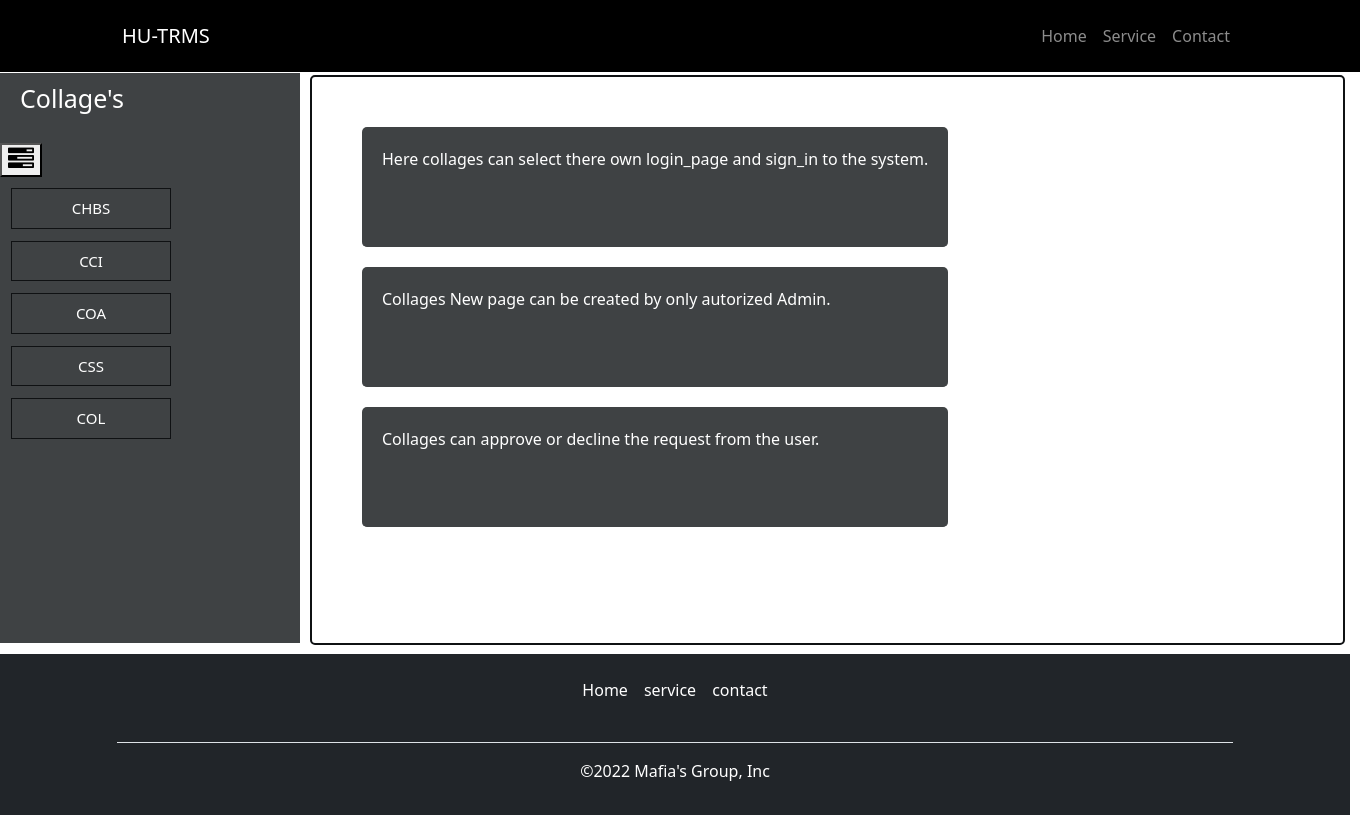
Screenshot of /HU_TRMS/collagelogin.php with the database file from the repository.
### tables this page shows
CREATE TABLE `cc` (
  `coid` int(100) NOT NULL,
  `cname` varchar(100) NOT NULL,
  `cpassword` varchar(100) NOT NULL,
  `cabb` varchar(100) NOT NULL
);

### HU_TRMS/collagelogin.php (the view, shortened to what this page needs)
<!DOCTYPE html>
<html>
<head>
	<link rel="stylesheet" href="https://cdnjs.cloudflare.com/ajax/libs/font-awesome/4.7.0/css/font-awesome.min.css">
	<link rel="stylesheet" href="../assets/css/bootstrap.min.css">
</head>
<body>
	<nav class="navbar navbar-expand-lg bg-black navbar-dark py-3 fixed-top">
    	<div class="container">
            <a href="#" class="navbar-brand"><span class="navbar-brand mb-0 h2 ">HU-TRMS</span></a>
            <div class="collapse navbar-collapse" id="navmenu">
                <ul class="navbar-nav ms-auto">
                    <li class="nav-item ">
                        <a href="homepage.php" class="nav-link">Home</a>
                    </li>
                    <li class="nav-item">
                        <a href="homepage.php" class="nav-link">Service</a>
                    </li><li class="nav-item">
                        <a href="homepage.php" class="nav-link">Contact</a>
                    </li>
                </ul>
            </div>
        </div>
    </nav>
	<div class="home">
		<div class="leftside">
			<h1 style="color:#fff; margin-left: 20px; padding-top: 10px; margin-bottom: 30px; font-size: 25px;">Collage's</h1>
			<button onclick="goback()"><i class="fa fa-tasks" style="font-size:26px; color:black; "></i></button>
			<table class=".$table.$tablesu.$tablestr.">
				<tbody>
			<?php
				include("config.php");
					$sidebutton="sidebutton";
					$go="go()";
					$spanhide="spanhide";
					$sql="SELECT * FROM `cc`";
					$result=mysqli_query($connection,$sql);
					if($result){
						while($row=mysqli_fetch_assoc($result)){
							$name=$row['cname'];
							$abbrivation=$row['cabb'];
								echo "
								<tr>
									<td><button class=".$sidebutton."  onclick=".$go."><span>".$abbrivation."</span><span class=".$spanhide.">".$name."</span></button></td>
								</tr>
								";
						}
					}
				?>
		</div>
		<div class="rightside">
			<div id="one" class="one">
			<div class="one-one">
				<p>
				Here collages can select there own login_page and sign_in to the system.
				</p>
			</div>
			<div class="one-one">
				<p>
				Collages New page can be created by only autorized Admin.
				</p>
			</div><div class="one-one">
				<p>
				Collages can approve or decline the request from the user.
				</p>
			</div>
			</div>
		</div>
	</div>
	<section class="footer">
		<div class="bg-dark text-warning">
		<div class="container ">
  			<footer class="py-3 my-4">
    			<ul class="nav justify-content-center border-bottom pb-3 mb-3">
					<li class="nav-item"><a href="#" class="nav-link px-2 text-muted"><p class="text-white">Home</p></a></li>
					<li class="nav-item"><a href="#" class="nav-link px-2 text-muted"><p class="text-white">service</p></a></li>
					<li class="nav-item"><a href="#" class="nav-link px-2 text-muted"><p class="text-white">contact</p></a></li>
    			</ul>
    			<p class="text-white text-center">&copy;2022 Mafia's Group, Inc</p>
    		</footer>
		</div>
		</div>
	</section>
</body>
</html>

### HU_TRMS/collagelogin.php (style rules this page uses)
body::before { display: block; content:''; height:73px; }
.leftside { width: 300px; height: 570px; background-color: #3f4244; }
.rightside { position: absolute; width:1035px; height: inherit; right:350px; padding:1px; border: 2px solid #0f1113; border-radius:5px; top: 75px; left: 310px; }
.sidebutton { border-style: none; font-size: 15px; margin-top: 10px; margin-left: 10px; display: block; width: 160px; padding: 8px; background-color: #3f4244; border:1px solid #0f1113; transition: .3s; color:#fff; }
.one { left:30px; position: absolute; top: 30px; color: #000; }
.one-one { margin:20px; width: inherit; height: 120px; border-bottom: 1px solid #3f4244; background-color: #3f4244; color:white; border-radius: 5px; }
.one-one p { padding: 20px; }
.home { display: inline-flex; background-color:#42464b; }
.footer { display: block; position: absolute; top:630px; width: 1350px; }

### rows the page displays
cc: cabb "CHBS"
cc: cabb "CCI"
cc: cabb "COA"
cc: cabb "CSS"
cc: cabb "COL"
